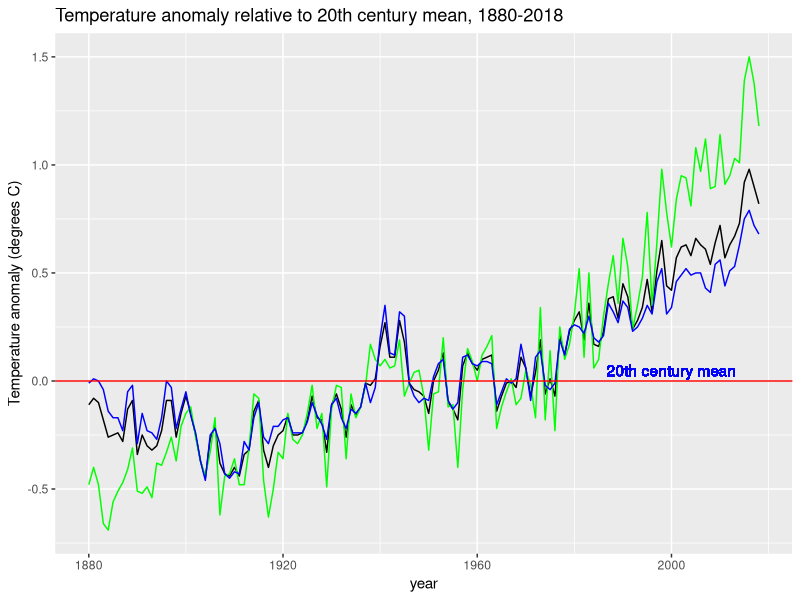

The R script that drew this image:
library(tidyverse)
library(dslabs)
data(temp_carbon)
data(greenhouse_gases)
data(historic_co2)

p <- temp_carbon %>% filter(!is.na(temp_anomaly)) %>%
        ggplot(aes(year)) +
        geom_line(aes(y=temp_anomaly)) +
        geom_line(aes(y=land_anomaly), col = "green") +
        geom_line(aes(y=ocean_anomaly), col = "blue") +
        geom_hline(aes(yintercept = 0), col = "red") + 
        ylab("Temperature anomaly (degrees C)") +
        ggtitle("Temperature anomaly relative to 20th century mean, 1880-2018") +
        geom_text(aes(x = 2000, y = 0.05, label = "20th century mean"), col = "blue")


plot(p)
